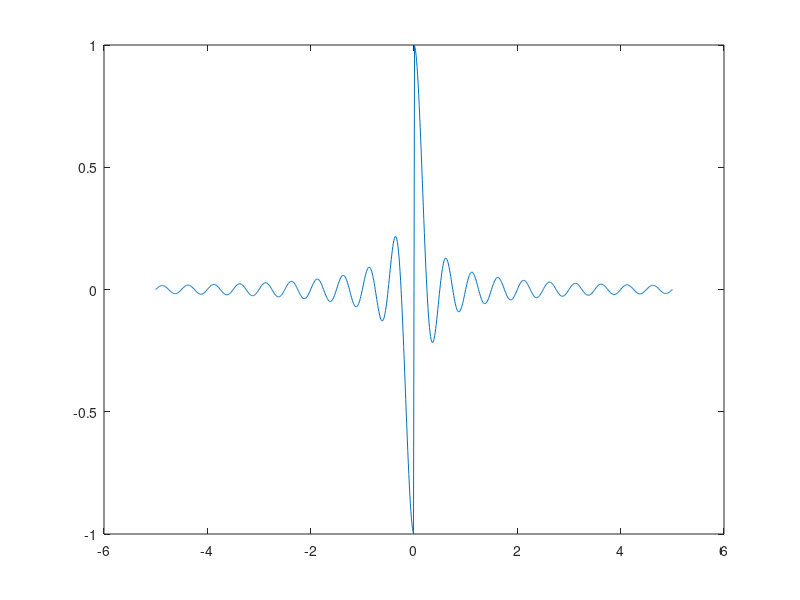

This figure's MATLAB source:
clear all; close all; clc;
 
%funkcja znaku (ujemna, dodatnia lub zero)
 
t=-5:0.01:5;
x=sign(t).*sinc(4*t);
plot(t,x)
 
